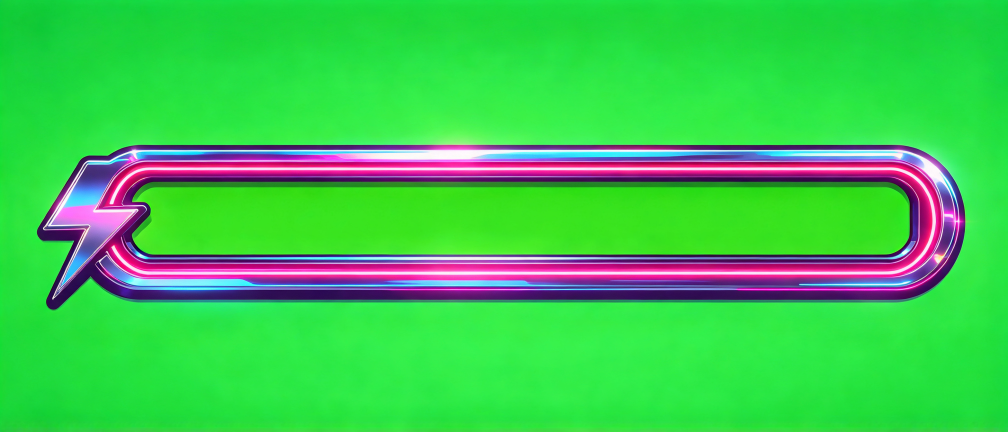
#> input picture art/ui/raw/hpbar.jpg, 3024 x 1296 px, given in place of avatar_SergeantMulletV2.png, which was not available (shown at 1/3 size)
$ python gen_avatars.py raw/hpbar.jpg
#> lines starting #> are read from the running program, lines starting #| are printed output that depends on the picture
### art/ui/gen_ui.py
"""Makes the game's interface art with Dreamina (seedream 4.7, 2K).

    python3 art/ui/gen_ui.py quote [name ...]            # create the canvas nodes and print what they would cost; spends nothing
    python3 art/ui/gen_ui.py run <ceiling> [name ...]    # generate (spends credits, never more than <ceiling>) and download

No names: every picture that has no art/ui/raw/<name>.jpg yet. Everything except the title background is drawn on
flat green and cut out by art/ui/cut_ui.py, which also writes the PNGs the game imports.
"""
import json, os, subprocess, sys, time

HERE = os.path.dirname(os.path.abspath(__file__))
RAW = os.path.join(HERE, 'raw')
NODES = os.path.join(HERE, 'ui_nodes.json')
CANVAS = 'KO-SEKAI UI'

CHROME = ("Video game user-interface art for a 1987 arcade boxing game, glossy airbrushed 1980s style: polished chrome with blue-to-pink horizon "
          "reflections, hot magenta, electric cyan and sunset yellow on deep purple, bold clean shapes, crisp hard edges, thick dark outline, "
          "like the painted marquee of an arcade cabinet. ")
LETTERS = ("Flat 2D video game logo lettering from 1987, glossy airbrushed 1980s style: polished chrome with blue-to-pink horizon reflections, hot magenta, "
           "electric cyan and sunset yellow, bold clean shapes, crisp hard edges, thick dark purple outline. ")
COMIC = ("1980s comic-book sound-effect art: thick black ink outlines, flat bright colours, halftone dot shading, hard white highlights, "
         "dynamic slanted hand-lettering, like a panel from a printed vintage action comic. ")
KEY = (" The object is alone, centred, seen straight on, and fills most of the picture. Everything around it is a flat solid pure green #00FF00 "
       "background with no gradient. No green anywhere on the object, no outer glow, no shadow, no floor, no sparks or loose bits around it, "
       "no other objects, no watermark.")
NOTEXT = " No text, no letters, no numbers anywhere."


def word(text, look):
    return (COMIC + f"A single comic sound-effect badge with the lettering \"{text}\" spelled exactly like that, in huge fat capital letters, {look}, "
            "the letters sitting on a spiky explosion burst shape with a thick black outline. Only this lettering, no other text." + KEY)


def title(text, look):
    return (LETTERS + f"A single flat 2D game logo: the words \"{text}\" spelled exactly like that, in huge heavy italic capital letters, {look}. "
            "Only these letters with their thick dark outline: no plate, no sign, no screen, no cabinet, no machine and no frame behind or around them, "
            "no other text." + KEY)


# name: (ratio, prompt)
ART = {
    'title_bg': ('16:9', CHROME + "Background painting for the start menu, no text at all. Night. A boxing ring seen from a low angle in the lower third, "
                 "its ropes glowing neon magenta and cyan, standing on an endless glowing magenta grid floor that runs to the horizon. Behind it a huge "
                 "striped retro sunset sun, yellow at the top to hot pink at the bottom, with dark palm trees and a far city skyline in silhouette. "
                 "Deep purple starry sky with a few laser beams. The upper half of the picture is calm dark sky, left empty for a logo. "
                 "No people, no letters, no numbers, no logo, no watermark."),
    'logo': ('16:9', title('KO-SEKAI', "polished chrome letters with a sunset reflection and a hot magenta rim, a yellow lightning bolt striking through the hyphen, "
                           "a small red boxing glove punching out from behind the last letter")),
    'hpbar': ('21:9', CHROME + "One health bar frame for a fighting game: a very long, thin, perfectly straight horizontal chrome frame with a magenta neon "
              "inner rim, sharp rectangular ends, a small chrome lightning-bolt emblem on its left end. The long window inside the frame is completely empty and "
              "filled with the same flat pure green as the background, so the frame is hollow." + NOTEXT + KEY),
    'timer': ('1:1', LETTERS + "One flat 2D interface badge, drawn straight on like a sticker: a wide octagon with a thick polished chrome rim and a thin "
              "magenta neon line inside the rim, filled with one large empty flat dark purple area. It is only a flat badge: not a machine, not a cabinet, "
              "no buttons, no joystick, no stand, no wings." + NOTEXT + KEY),
    'panel': ('16:9', CHROME + "One empty rectangular menu panel: a flat dark navy-purple rectangle with a faint perspective grid inside, framed by a "
              "thick chrome border with a cyan neon inner line, rounded bolted chrome corners. Completely empty inside." + NOTEXT + KEY),
    'banner': ('21:9', CHROME + "One empty name plate: a long horizontal plate with slanted ends like a parallelogram, hot magenta to purple "
               "gradient face with faint horizontal speed lines, a thick chrome border and a yellow stripe along the bottom edge. Completely empty face." + NOTEXT + KEY),
    'vs': ('1:1', COMIC + "A single emblem with the letters \"VS\" in huge fat yellow-to-red italic capitals with a chrome edge, on a jagged cyan and magenta "
           "lightning explosion burst with a thick black outline. Only these two letters, no other text." + KEY),
    'glove': ('1:1', "A clean flat vector sticker illustration of exactly one shiny red boxing glove and nothing else: seen from the side, the fist "
              "pointing to the right, a white cuff on the left, thick black outline, two simple white highlights, flat cel shading. "
              "No lettering, no words, no speech marks, no burst, no stars, no motion lines, no impact marks, no shadow." + NOTEXT + KEY),
    'bubble': ('16:9', COMIC + "One empty shouting speech bubble: a wide jagged spiky balloon with a flat pure white inside, a very thick black outline, "
               "a thin yellow second outline outside the black one. From the bottom left of the balloon hangs one long, large, curved pointed speech tail, "
               "like the tail of a comic speech balloon, reaching down and to the left well below the balloon, white inside with the same black outline. "
               "Completely empty inside." + NOTEXT + KEY),
    'burst_hit': ('1:1', COMIC + "One empty comic explosion burst: a spiky star-shaped bang with a flat bright yellow middle, orange halftone dots towards "
                  "the spikes, red spike tips and a thick black outline. Completely empty middle." + NOTEXT + KEY),
    'burst_hurt': ('1:1', COMIC + "One empty comic explosion burst: a spiky star-shaped bang with a flat white middle, hot magenta halftone dots towards "
                   "the spikes, dark red spike tips and a thick black outline. Completely empty middle." + NOTEXT + KEY),
    'w_counter': ('16:9', word('COUNTER!', 'yellow letters with red drop shadow on a red and orange burst')),
    'w_dodge': ('16:9', word('DODGE!', 'white letters with a cyan drop shadow on a cyan and blue burst with speed lines')),
    'w_blocked': ('16:9', word('BLOCKED!', 'white letters with a purple drop shadow on a steel grey and lilac shield-shaped burst')),
    'w_fake': ('16:9', word('FAKE!', 'orange letters with a black drop shadow on a purple and pink burst')),
    'w_guardbreak': ('16:9', word('GUARD BREAK!', 'red letters with a yellow edge, the words stacked on two lines, on a cracked white and yellow burst')),
    'w_pow': ('1:1', word('POW!', 'red letters with a yellow edge on a yellow and orange burst')),
    'w_bam': ('1:1', word('BAM!', 'yellow letters with a red edge on a magenta and purple burst')),
    'w_wham': ('1:1', word('WHAM!', 'white letters with a blue edge on a cyan and yellow burst')),
    'w_krak': ('1:1', word('KRAK!', 'cyan letters with a dark blue edge on a red and orange cracked burst')),
    't_fight': ('16:9', title('FIGHT!', 'yellow-to-red flame gradient letters with a chrome edge, slanted speed streaks trailing off the letters to the left')),
    't_ko': ('16:9', title('K.O.!', 'giant red-to-yellow gradient letters with a chrome edge and cracks running through them')),
    't_youwin': ('16:9', title('YOU WIN', 'gold and chrome letters with a sunset reflection, a small star at each end')),
    't_youlose': ('16:9', title('YOU LOSE', 'cold blue and purple chrome letters, slightly cracked')),
    't_knockedout': ('16:9', title('KNOCKED OUT', 'dark red chrome letters with a magenta rim, the two words stacked on two lines, cracked')),
    't_time': ('16:9', title('TIME!', 'cyan chrome letters with a yellow rim and a small stopwatch replacing the dot of the exclamation mark')),
    't_down': ('16:9', title('DOWN!', 'orange-to-magenta gradient letters with a chrome edge, tilted as if falling')),
    't_continue': ('16:9', title('CONTINUE?', 'yellow chrome letters with a magenta rim')),
    't_paused': ('16:9', title('PAUSED', 'lilac and cyan chrome letters, calm and level')),
}


def cli(*args):
    for attempt in range(4):
        r = subprocess.run(['dreamina-canvas', *args, '--format', 'json'], capture_output=True, text=True)
        try:
            d = json.loads(r.stdout or r.stderr)
        except ValueError:
            sys.exit(f'{args[:3]}: {r.stdout[:300]} {r.stderr[:300]}')
        # "Temporarily unavailable" is common. Never repeat a run: that could charge twice.
        if d.get('ok') or args[1] == 'run' or not d.get('error', {}).get('retryable'):
            break
        time.sleep(5)
    if not d.get('ok'):
        sys.exit(f'{args[:3]}: {d}')
    return d['data']


def load():
    return json.load(open(NODES)) if os.path.exists(NODES) else {'project': None, 'nodes': {}, 'prompts': {}}


# [56 lines left out: functions ensure_nodes, quote, download, main, not called in this run]


# [2 lines that do not run on import are left out]

### art/ui/gen_avatars.py
#!/usr/bin/env python3
"""Painted portraits of the fighters for the select screen, redrawn by Dreamina from photographs of the game's models.

    python3 art/ui/gen_avatars.py quote [Folder ...]          # upload the photographs, make the nodes, print the cost; spends nothing
    python3 art/ui/gen_avatars.py run <ceiling> [Folder ...]  # generate (never more than <ceiling> credits) and download

Reads unreal/Saved/Screenshots/avatar_<Folder>.png (the game run with -KSPortraits), writes art/ui/raw/av_<Folder>.jpg.
Then art/ui/make_avatars.py cuts them to size and art/ui/import_ui.py brings them in.
"""
import json, os, sys
from PIL import Image
sys.path.insert(0, os.path.dirname(os.path.abspath(__file__)))
from gen_ui import RAW, cli, load

HERE = os.path.dirname(os.path.abspath(__file__))
ROOT = os.path.abspath(os.path.join(HERE, '..', '..'))
SHOTS = os.path.join(ROOT, 'unreal', 'Saved', 'Screenshots')
NODES = os.path.join(HERE, 'avatar_nodes.json')

STYLE = ("Redraw the character in the reference picture {{res:%s}} as a character-select portrait for a 1987 arcade fighting game: "
         "hand-painted 1980s arcade cabinet art, bold airbrushed colours, thick dark ink outlines, hard white highlights, dramatic rim light "
         "in magenta and cyan. Head and shoulders, turned a little to one side, filling the square. Keep exactly this character: %s. "
         "Expression: %s. Background: a flat %s burst of comic speed lines, nothing else. No text, no letters, no border, no watermark.")
WHO = {
    'SergeantMulletV2': ("a muscular soldier with a huge blond mullet, a red headband, a thick moustache and a grey tank top", "a cocky sneer", "orange and red"),
    'ChannelZero': ("a fighter whose head is an old beige CRT television set showing a grinning orange face on its screen", "the screen face grinning wickedly", "green and black"),
    'SirLasercorn': ("a muscular man with a white unicorn head, a spiral pink horn and a rainbow mane", "proud and majestic, nostrils flared", "pink and sky blue"),
    'AerobicsAnnihilator': ("a tanned woman with enormous teased blonde hair, a pink sweatband and a purple leotard", "a fierce toothy smile", "hot pink and yellow"),
    'GrandmaThunder': ("a small old lady with a lilac permed bun, round glasses, a grey knitted cardigan and golden boxing gloves", "a stern glare over her glasses", "yellow and purple"),
    'Turbotron': ("a boxing robot with a dark dome helmet, a face of red LED dots on a black visor and red shoulder armour", "angry red LED eyes", "orange and steel blue"),
    'CountHairspray': ("a pale vampire with a gigantic black glam-rock hairdo, dark eye make-up, fangs and a studded black leather jacket", "a smug fanged grin", "purple and blood red"),
}


def main():
    mode = sys.argv[1]
    rest = sys.argv[2:]
    ceiling = int(rest.pop(0)) if mode == 'run' else 0
    names = rest or [n for n in WHO if not os.path.exists(f'{RAW}/av_{n}.jpg')]
    if not names: sys.exit('nothing to make')
    project = load()['project']
    state = json.load(open(NODES)) if os.path.exists(NODES) else {}
    for n in names:
        entry = state.setdefault(n, {})
        if not entry.get('resource'):
            # The middle square of the photograph: that is where the head is.
            im = Image.open(f'{SHOTS}/avatar_{n}.png').convert('RGB'); w, h = im.size
#> in main, im is the input picture: PIL image 3024x1296 RGB; mean R, G, B 62.9, 199.1, 79.9
#> after `w, h = im.size`: w = 3024; h = 1296
            ref = f'{RAW}/av_{n}.ref.png'
            im.crop(((w - h) // 2, 0, (w + h) // 2, h)).save(ref)
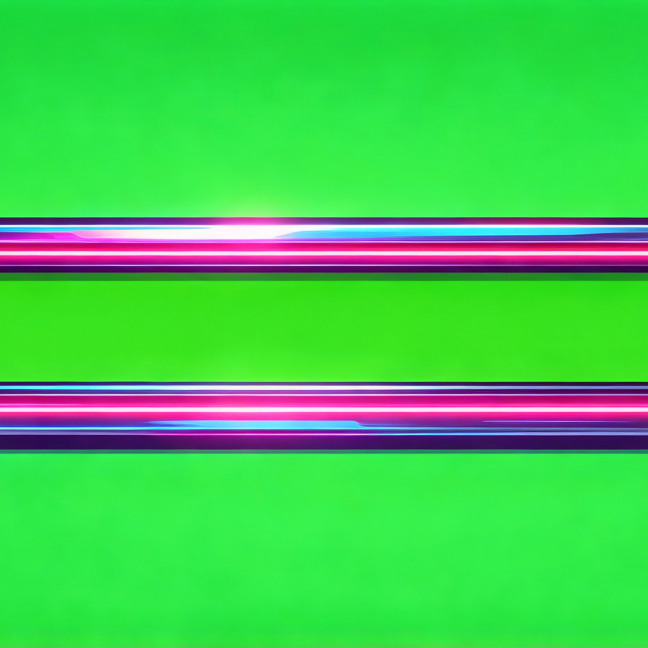
#> saved as av_SergeantMulletV2.ref.png: PIL image 1296x1296 RGB (shown at 1/2 size); mean R, G, B 69.2, 201.9, 81.9
            up = cli('resource', 'upload', '--project-id', project, '--file', ref, '--name', 'avatar ref ' + n)
            entry['resource'] = up.get('resourceId') or up['resource']['resourceId']
            json.dump(state, open(NODES, 'w'), indent=1)
        prompt = STYLE % ((entry['resource'],) + WHO[n])
        if not entry.get('node') or entry.get('prompt') != prompt:
            d = cli('node', 'create', 'image', '--project-id', project, '--mode', 'i2i', '--model', 'seedream_4.7', '--ratio', '1:1',
                    '--resolution', '2K', '--title', 'Avatar ' + n, '--prompt', prompt, '--ref', 'res:' + entry['resource'])
            entry['node'] = d['node']['nodeId']; entry['prompt'] = prompt
            json.dump(state, open(NODES, 'w'), indent=1)
    ids = sum((['--node-id', state[n]['node']] for n in names), [])
    cost = cli('node', 'quote', '--project-id', project, *ids)['totalMaxCredits']
    print('portraits', len(names), 'quote', cost, flush=True)
    if mode != 'run': return
    if cost > ceiling: sys.exit(f'quote {cost} is over the ceiling {ceiling}; nothing was spent')
    out = cli('node', 'run', '--project-id', project, *ids)
    for it in out['items']:
        n = next(k for k, v in state.items() if v.get('node') == it['nodeId'])
        w = cli('operation', 'wait', it['submitId'], '--project-id', project)
        if w.get('state') == 'succeeded':
            res = w.get('resources') or it.get('resources') or []
            fresh = f'{RAW}/av_{n}.new.jpg'
            if os.path.exists(fresh): os.remove(fresh)
            cli('resource', 'download', res[0]['resourceId'], '--project-id', project, '-o', fresh)
            os.replace(fresh, f'{RAW}/av_{n}.jpg')
        print(n, w.get('state'), flush=True)


if __name__ == '__main__':
#> (the run stopped early here; a loop or call above may not have finished)

$ run again, on art/ui/raw/panel.jpg
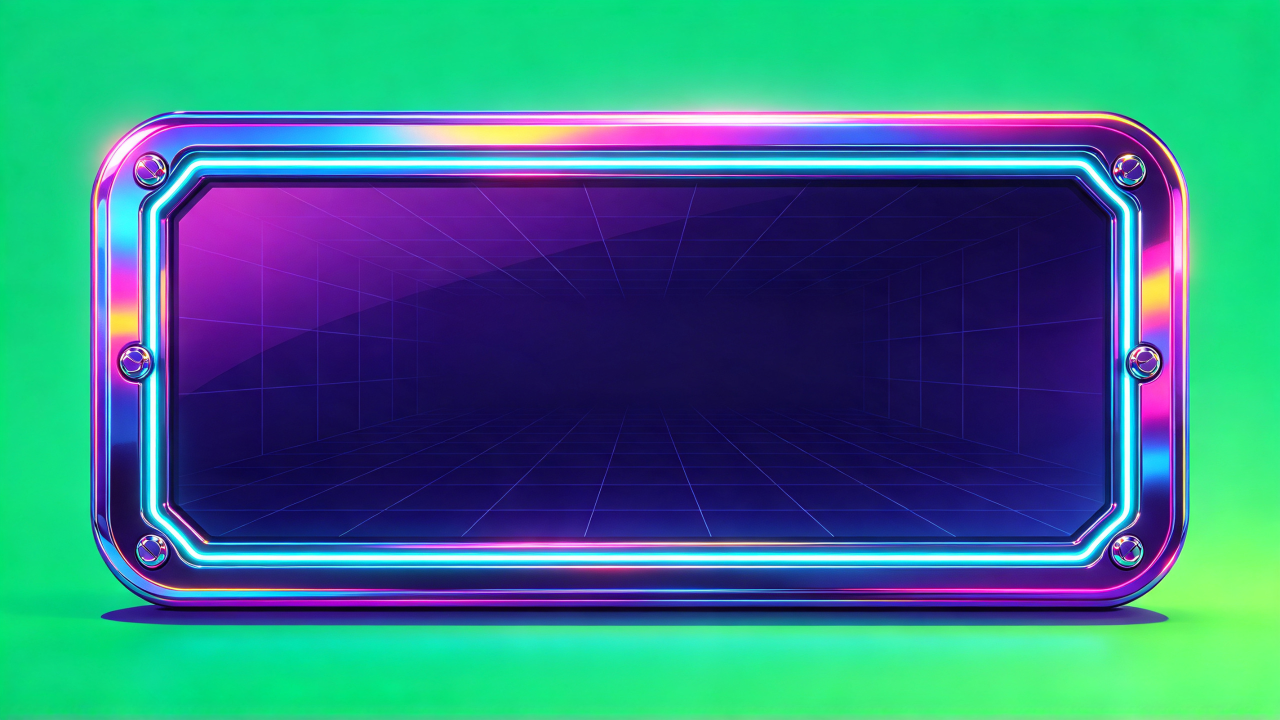
#> input picture art/ui/raw/panel.jpg, 2560 x 1440 px, given in place of avatar_SergeantMulletV2.png, which was not available (shown at 1/2 size)
#> in main, im is the input picture: PIL image 2560x1440 RGB; mean R, G, B 52.4, 120.6, 132.1
#> in main, `im.crop(((w - h) // 2, 0, (w + h) // 2, h)).save(ref)`:
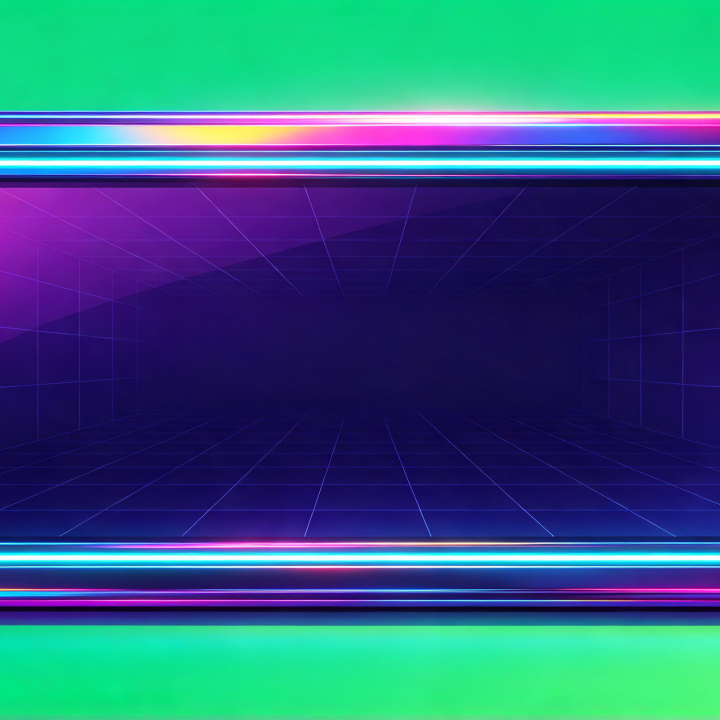
#> saved as av_SergeantMulletV2.ref.png: PIL image 1440x1440 RGB (shown at 1/2 size); mean R, G, B 48, 95.3, 126.4

$ run again, on art/ui/raw/t_continue.jpg
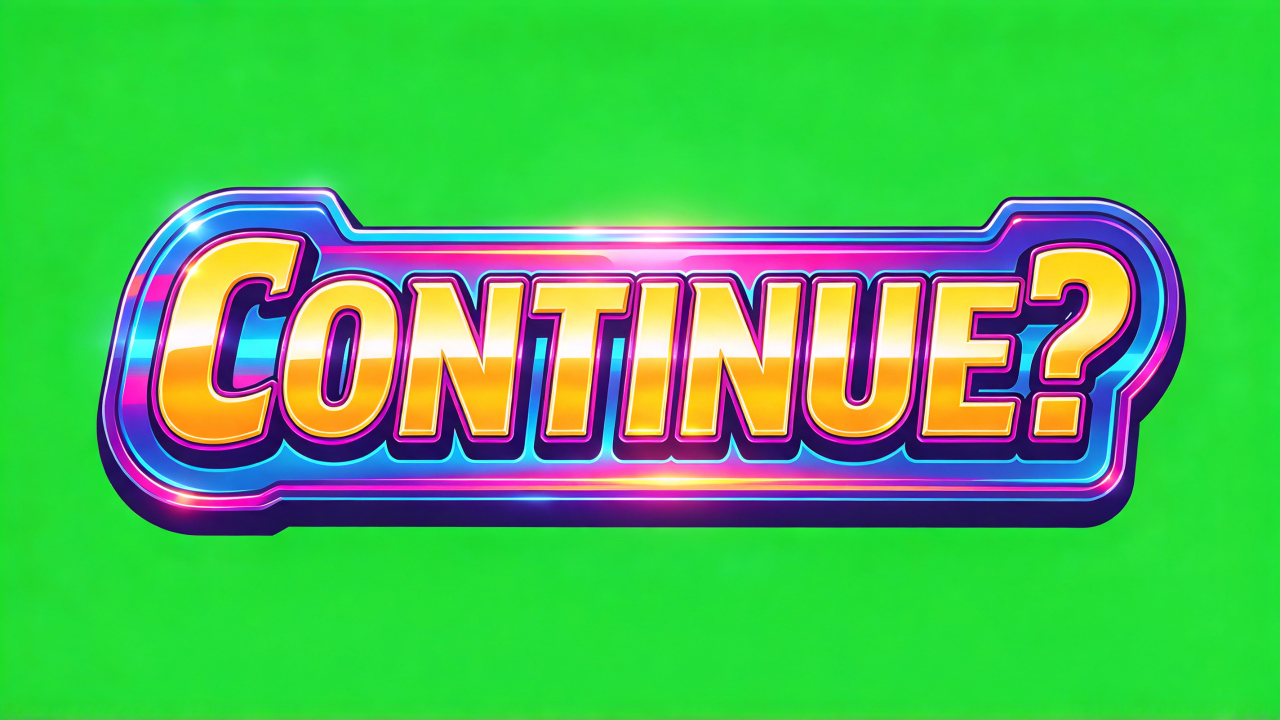
#> input picture art/ui/raw/t_continue.jpg, 2560 x 1440 px, given in place of avatar_SergeantMulletV2.png, which was not available (shown at 1/2 size)
#> in main, im is the input picture: PIL image 2560x1440 RGB; mean R, G, B 77.5, 182.9, 85.3
#> in main, `im.crop(((w - h) // 2, 0, (w + h) // 2, h)).save(ref)`:
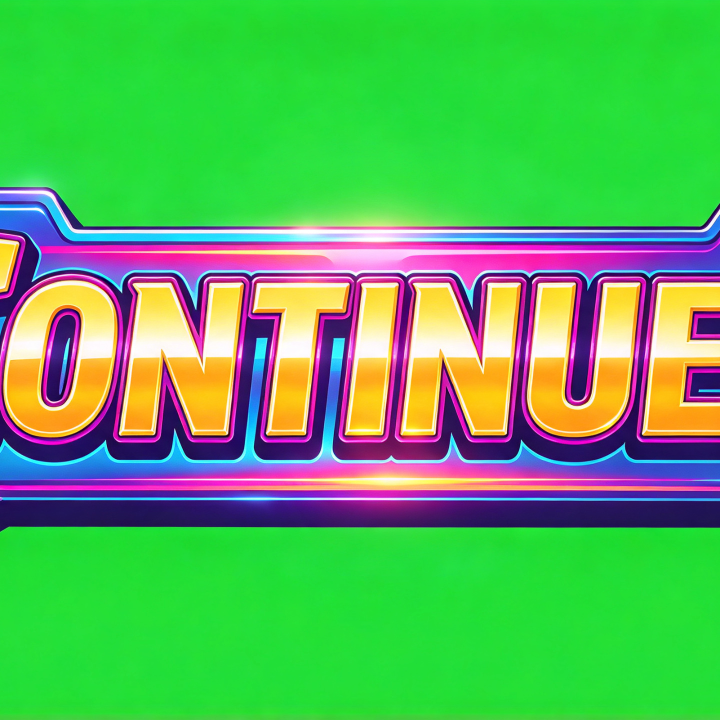
#> saved as av_SergeantMulletV2.ref.png: PIL image 1440x1440 RGB (shown at 1/2 size); mean R, G, B 91.9, 177.1, 91
